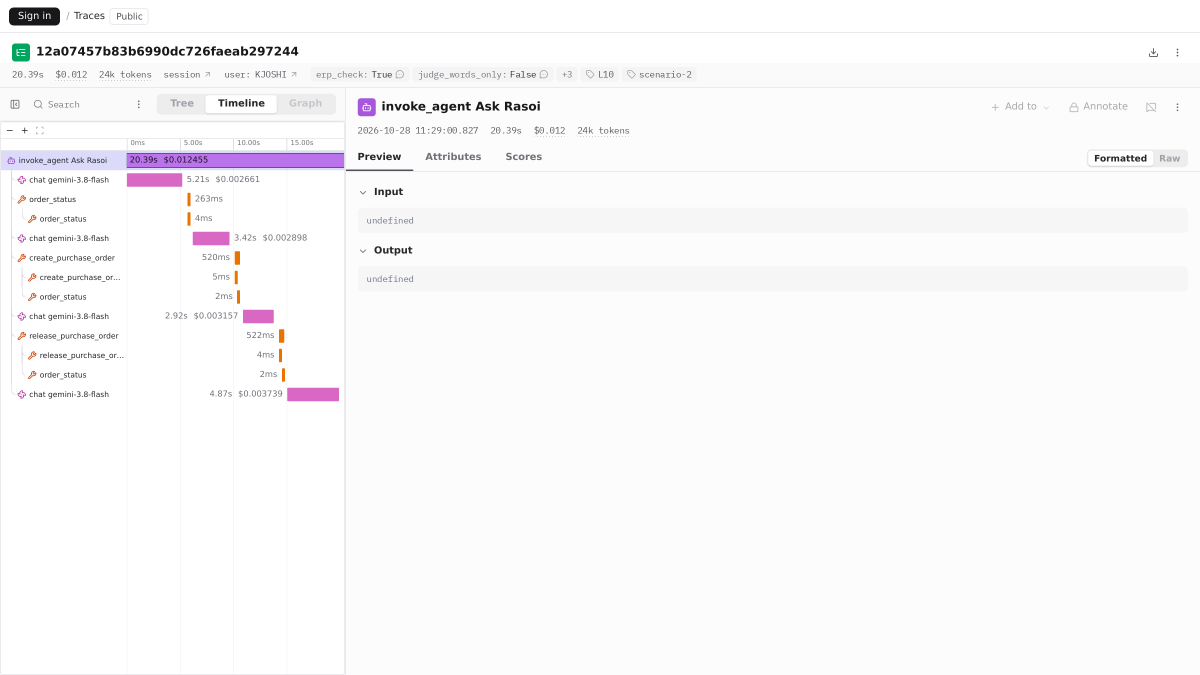
#> input picture lectures/L10-observability-evals/figs/lf_r3_timeline.png, 2400 x 1350 px (shown at 1/2 size)
$ python figs_prep.py
#> lines starting #> are read from the running program, lines starting #| are printed output that depends on the picture
"""Make the deck's JPGs from the PaperBanana PNGs and the headless screenshots (PIL, on Modal; nothing is generated).

    tools/mrun.sh lectures/L10-observability-evals/experiments/l10_modal.py --script lectures/L10-observability-evals/experiments/figs_prep.py
"""
import pathlib
import subprocess
import sys

subprocess.run([sys.executable, "-m", "pip", "install", "-q", "pillow"], check=True)
from PIL import Image  # noqa: E402

F = pathlib.Path(__file__).parents[1] / "figs"
PB = ["otel_pipeline", "langfuse_model", "ci_gate", "ragas_metrics", "redteam_loop", "offline_online", "arch_obs_lit"]
SHOTS = {"lf_turn3": ["langfuse_r3_turn3", "langfuse_r2_turn3"], "lf_gen": ["langfuse_r3_turn3_gen", "langfuse_r2_turn3_gen"],
         "lf_release": ["langfuse_r3_turn3_release", "langfuse_r2_turn3_release"],
         "phoenix_trace": ["phoenix_r3_trace_last", "phoenix_r2_trace_last"], "phoenix_run1": ["phoenix_trace_turn3"], "lf_timeline": ["lf_r3_timeline"]}


def save(src, dst, width):
    im = Image.open(src).convert("RGB")
    if im.width > width:
        im = im.resize((width, round(im.height * width / im.width)), Image.LANCZOS)
    im.save(dst, "JPEG", quality=86, optimize=True)
    print(dst.name, im.size, dst.stat().st_size // 1024, "KB", "from", src.name)


for n in PB:
    if (F / f"{n}.png").exists():
        save(F / f"{n}.png", F / f"{n}.jpg", 1920)
im = Image.open(F / "lf_r3_timeline.png").convert("RGB")       # the timeline half of the Langfuse view, readable
#> im is the input picture: PIL image 2400x1350 RGB; mean R, G, B 249.7, 249, 250
w, h = im.size
#> w = 2400; h = 1350
im.crop((0, 0, int(w * 0.575), int(h * 0.8))).save(F / "lf_timeline_crop.jpg", "JPEG", quality=88, optimize=True)
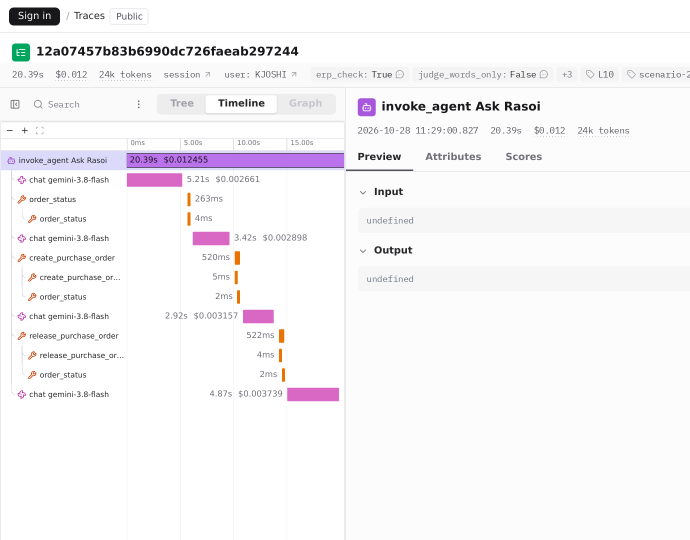
#> saved as lf_timeline_crop.jpg: PIL image 1380x1080 RGB (shown at 1/2 size); mean R, G, B 247.2, 245.7, 247.7
print("lf_timeline_crop.jpg", int(w * 0.575), int(h * 0.8))
#| lf_timeline_crop.jpg 1380 1080
for dst, srcs in SHOTS.items():
    for s in srcs:
        if (F / f"{s}.png").exists():
            save(F / f"{s}.png", F / f"{dst}.jpg", 2000)
            break
